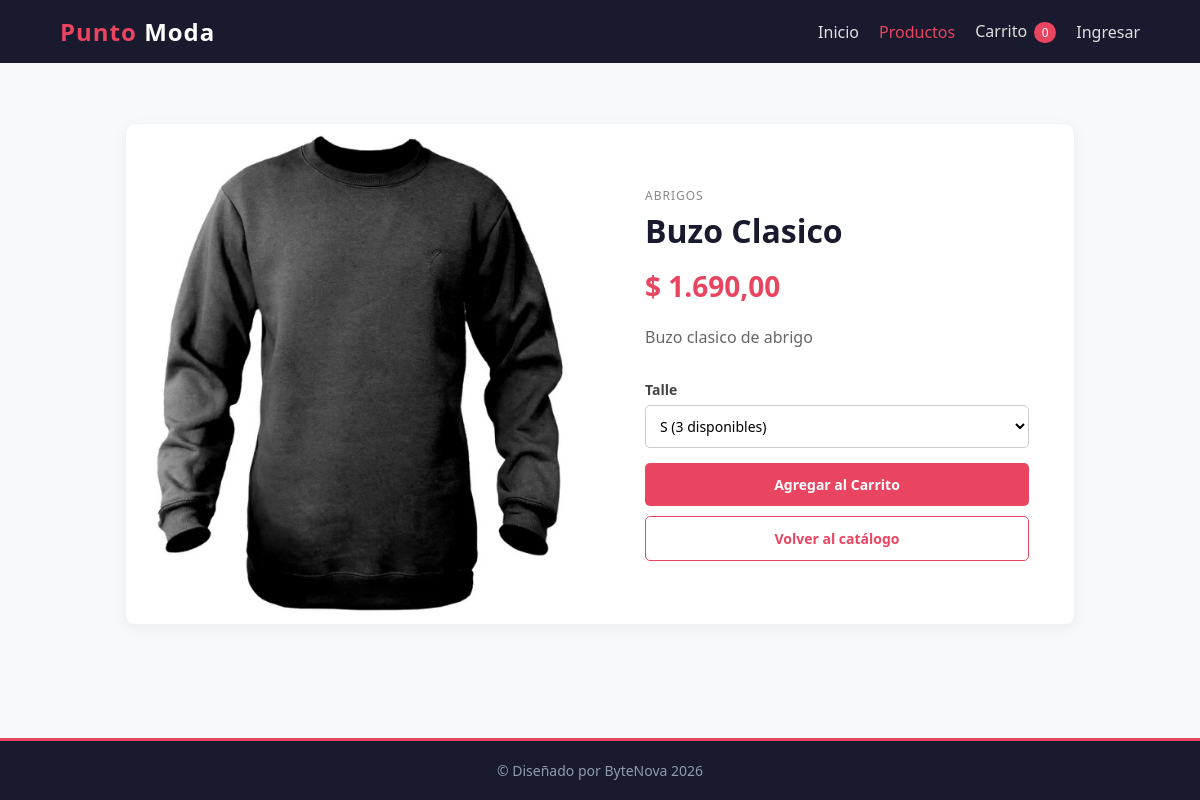
Screenshot of /index.php?pagina=producto&id=4 with the database file from the repository.
### tables this page shows
CREATE TABLE Producto (
    id_producto INT AUTO_INCREMENT PRIMARY KEY,
    nombre VARCHAR(100) NOT NULL,
    descripcion TEXT,
    precio DECIMAL(10,2) NOT NULL,
    imagen VARCHAR(255),
    stock_minimo INT NOT NULL DEFAULT 0,
    activo TINYINT NOT NULL DEFAULT 1,
    id_categoria INT NOT NULL,
    FOREIGN KEY (id_categoria) REFERENCES Categoria(id_categoria)
);

CREATE TABLE Categoria (
    id_categoria INT AUTO_INCREMENT PRIMARY KEY,
    nombre VARCHAR(60) NOT NULL UNIQUE
);

### controllers/ProductoController.php (called while the page is built, shortened)
<?php
require_once __DIR__ . "/../models/ProductoModel.php";
class ProductoController {
    private $productoModel;
    public function __construct($conexion) {
        $this->productoModel = new ProductoModel($conexion);
    }
    public function mostrarDetalle() {
        $id = filter_var($_GET["id"] ?? "", FILTER_VALIDATE_INT);
        $producto = null;
        $talles = [];
        $precioCarrito = 0;
        if ($id !== false && $id > 0) {
            $producto = $this->productoModel->obtenerProductoPorId($id);
        }
        if ($producto) {
            $talles = $this->productoModel->listarTalles($id);
            $precioCarrito = $producto["precio"];
        } else {
            http_response_code(404);
        }
        require __DIR__ . "/../views/detalle-producto.php";
    }
}

### models/ProductoModel.php (called while the page is built, shortened)
<?php
class ProductoModel {
    private $conexion;
    public function __construct($conexion) {
        $this->conexion = $conexion;
    }
    public function obtenerProductoPorId($idProducto) {
        $sql = "SELECT Producto.id_producto, Producto.nombre, Producto.descripcion, Producto.precio,
		Producto.imagen,
        COALESCE((SELECT SUM(Producto_Talle.stock)
            FROM Producto_Talle
            WHERE Producto_Talle.id_producto = Producto.id_producto), 0) AS stock,
        Categoria.nombre AS categoria
		FROM Producto
		JOIN Categoria ON Producto.id_categoria = Categoria.id_categoria
		WHERE Producto.id_producto = ? AND Producto.activo = 1";
        $consulta = mysqli_prepare($this->conexion, $sql);
        mysqli_stmt_bind_param($consulta, "i", $idProducto);
        mysqli_stmt_execute($consulta);
        $resultado = mysqli_stmt_get_result($consulta);
        $producto = mysqli_fetch_assoc($resultado);
        return $producto;
    }
    public function listarTalles($idProducto) {
        $consulta = $this->conexion->prepare("SELECT talle, stock FROM Producto_Talle WHERE id_producto = ?
            ORDER BY CASE talle WHEN 'XS' THEN 1 WHEN 'S' THEN 2 WHEN 'M' THEN 3
                WHEN 'L' THEN 4 WHEN 'XL' THEN 5 WHEN 'XXL' THEN 6 ELSE 7 END, talle ASC");
        $consulta->bind_param("i", $idProducto);
        $consulta->execute();
        $resultado = $consulta->get_result();
        $talles = [];
        while ($talle = $resultado->fetch_assoc()) {
            $talles[] = $talle;
        }
        return $talles;
    }
}

### config/auth.php (called while the page is built, shortened)
<?php
function escapar($texto) {
    return htmlspecialchars((string)$texto, ENT_QUOTES, "UTF-8");
}

### views/detalle-producto.php (the view, shortened to what this page needs)
<?php
require __DIR__ . "/header.php";
?>
<main>
		<?php if ($producto): ?>
			<section class="detalle-producto">
				<div class="detalle-imagen">
					<img src="<?php echo htmlspecialchars($producto["imagen"]); ?>" alt="<?php echo htmlspecialchars($producto["nombre"]); ?>">
				</div>
				<div class="detalle-info">
					<p class="categoria-producto"><?php echo htmlspecialchars($producto["categoria"]); ?></p>
					<h1><?php echo htmlspecialchars($producto["nombre"]); ?></h1>
					<p class="detalle-precio">$ <?php echo escapar(number_format((float)$producto["precio"], 2, ",", ".")); ?></p>
					<p class="detalle-descripcion"><?php echo htmlspecialchars($producto["descripcion"]); ?></p>
					<div class="seleccion-talle detalle-talle">
						<label for="talle-detalle">Talle</label>
						<select id="talle-detalle" class="selector-talle" data-producto-id="<?php echo escapar($producto["id_producto"]); ?>">
							<?php $seleccionInicialDefinida = false; ?>
							<?php foreach ($talles as $filaTalle): ?>
								<option value="<?php echo htmlspecialchars($filaTalle["talle"]); ?>" data-stock="<?php echo (int)$filaTalle["stock"]; ?>" <?php if ($filaTalle["stock"] <= 0) { echo "disabled"; } elseif (!$seleccionInicialDefinida) { echo "selected"; $seleccionInicialDefinida = true; } ?>>
								    <?php echo htmlspecialchars($filaTalle["talle"]); ?>
								    <?php if ($filaTalle["stock"] > 0): ?>
								        (<?php echo escapar($filaTalle["stock"]); ?> disponibles)
								    <?php else: ?>
								        (agotado)
								    <?php endif; ?>
								</option>
							<?php endforeach; ?>
						</select>
					</div>
					<div class="detalle-acciones">
						<button
							type="button"
							class="btn btn-agregar-producto"
							data-id="<?php echo escapar($producto["id_producto"]); ?>"
							data-nombre="<?php echo htmlspecialchars($producto["nombre"]); ?>"
							data-precio="<?php echo escapar($precioCarrito); ?>"
							<?php if ($producto["stock"] <= 0) echo "disabled"; ?>
						>Agregar al Carrito</button>
						<a href="index.php?pagina=productos" class="btn btn-secundario">Volver al catálogo</a>
					</div>
				</div>
			</section>
		<?php else: ?>
			<p>No se encontró el producto.</p>
		<?php endif; ?>
	</main>
<?php
require __DIR__ . "/footer.php";
?>

### css/style.css (style rules this page uses)
* { margin: 0; padding: 0; box-sizing: border-box; font-family: 'Segoe UI', Tahoma, Geneva, Verdana, sans-serif; }
body { background-color: #f8f9fa; color: #333; display: flex; flex-direction: column; min-height: 100vh; }
main { flex: 1; padding: 40px 5%; }
.btn { display: inline-block; background-color: #e94560; color: white; padding: 12px 30px; text-decoration: none; border-radius: 5px; font-weight: bold; transition: background 0.3s; border: none; cursor: pointer; font-size: 14px; text-align: center; }
.btn-secundario { background-color: #fff; color: #e94560; border: 1px solid #e94560; }
.categoria-producto { font-size: 12px; color: #888; text-transform: uppercase; letter-spacing: 1px; margin-bottom: 5px; }
.detalle-producto { max-width: 950px; margin: 20px auto; background-color: #fff; border: 1px solid #eef2f5; border-radius: 10px; box-shadow: 0 4px 15px rgba(0, 0, 0, 0.05); display: flex; overflow: hidden; }
.detalle-imagen, .detalle-info { width: 50%; }
.detalle-imagen { min-height: 500px; background-color: #eceff1; }
.detalle-imagen img { width: 100%; height: 100%; object-fit: cover; }
.detalle-info { padding: 45px; display: flex; flex-direction: column; justify-content: center; }
.detalle-info h1 { font-size: 32px; color: #1a1a2e; margin-bottom: 15px; }
.detalle-precio { font-size: 28px; font-weight: bold; color: #e94560; margin-bottom: 20px; }
.detalle-descripcion { line-height: 1.6; color: #666; margin-bottom: 30px; }
.detalle-acciones { display: flex; flex-direction: column; gap: 10px; }
.seleccion-talle { margin-bottom: 15px; }
.seleccion-talle label { display: block; font-size: 14px; font-weight: 600; color: #444; margin-bottom: 6px; }
.selector-talle { width: 100%; padding: 10px; border: 1px solid #ccc; border-radius: 5px; background-color: #fff; font-size: 14px; }

### rows the page displays
producto: imagen (picture), id_categoria.nombre "ABRIGOS", nombre "Buzo Clasico", precio "1.690,00", descripcion "Buzo clasico de abrigo"

### other values shown
form field value "S (3 disponibles)"
